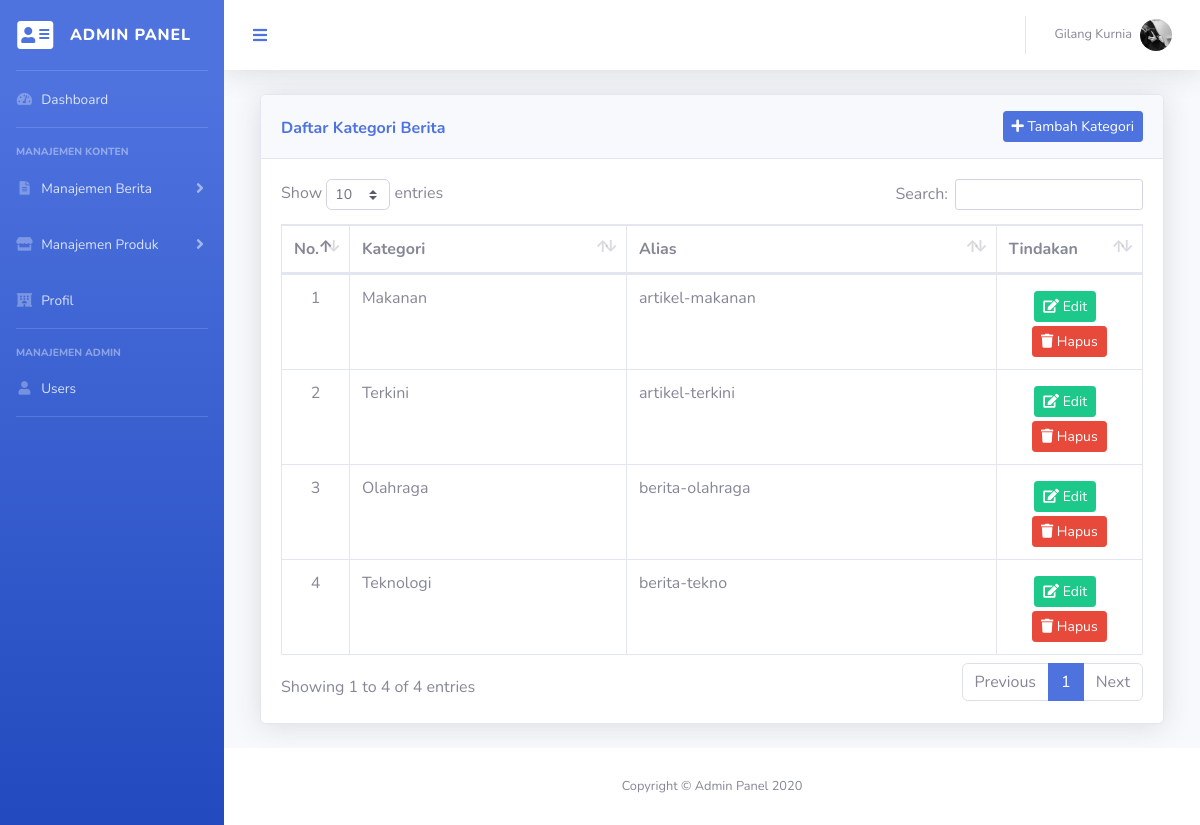
Screenshot of /admin/daftarkategori.php (signed in) with the database file from the repository.
### tables this page shows
CREATE TABLE `kategori` (
  `id` int(5) NOT NULL,
  `kat` varchar(50) NOT NULL,
  `alias` varchar(50) NOT NULL,
  `terbit` varchar(1) NOT NULL
);

### admin/daftarkategori.php (the view, shortened to what this page needs)
<?php
include '../include/koneksi.php';
?>
<html>
<head>
	<?php include 'head.php';?>
</head>
	<?php
	include 'sidebar.php';
	include 'header.php';
	?>
                    <div class="container-fluid">
                      <div class="col-12">
                        <div class="card shadow mb-4">
                          <div class="card-header py-3">
                            <a href="tambahkategori.php" class="btn btn-sm btn-primary float-right"><i class="fas fa-plus"></i> Tambah Kategori</a>
                            <h6 class="m-0 font-weight-bold text-primary mt-2">Daftar Kategori Berita</h6>
                          </div>
                          <div class="card-body">
                            <div class="table-responsive">
                              <table class="table table-bordered" id="dataTable" cellspacing="0">
                                    <thead>
                                      <tr>
                                        <th width="1%">No.</th>
                                        <th>Kategori</th>
                                        <th>Alias</th>
                                        <th width="17%">Tindakan</th>
                                      </tr>
                                    </thead>
                                      <?php
                                          $i=1;
                                          $sql=mysqli_query($connect,"SELECT * FROM kategori");
                                          while ($data = mysqli_fetch_array($sql)) {
                                      ?>
                                      <tr>
                                        <td align="center"><?php echo $i ?></td>
                                        <td><?php echo $data['kat'] ?></td>
                                        <td><?php echo $data['alias'] ?></td>
                                        <td align="center"><a href="editkategori.php?id=<?php echo $data['id']?>" class="btn btn-sm btn-success mt-1"><i class="fas fa-edit"></i> Edit</a> &nbsp;<a onclick="return confirm('Apa Anda Yakin?')"
                        href="hapuskategori.php?id=<?php echo $data['id']?>" class="btn btn-sm btn-danger mt-1"><i class="fas fa-trash"></i> Hapus</a></td>
                                      </tr>
                                    <?php $i++;}?>
                                </table>
                              </div>
                            </div>
                          </div>
                        </div>
                      </div>
                    </div>
	<?php include 'footer.php';
  ?>
</body>
</html>

### rows the page displays
kategori: kat "Makanan", alias "artikel-makanan"
kategori: kat "Terkini", alias "artikel-terkini"
kategori: kat "Olahraga", alias "berita-olahraga"
kategori: kat "Teknologi", alias "berita-tekno"

### other values shown
$_SESSION['loginadminnama'] "Gilang Kurnia"
